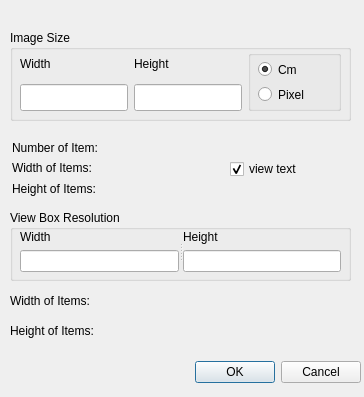
<ui version="4.0" >
 <class>SVGProClass</class>
 <widget class="QDialog" name="SVGProClass" >
  <property name="geometry" >
   <rect>
    <x>0</x>
    <y>0</y>
    <width>364</width>
    <height>397</height>
   </rect>
  </property>
  <property name="windowTitle" >
   <string>SVGPro</string>
  </property>
  <widget class="QSplitter" name="splitter_4" >
   <property name="geometry" >
    <rect>
     <x>120</x>
     <y>360</y>
     <width>241</width>
     <height>25</height>
    </rect>
   </property>
   <property name="orientation" >
    <enum>Qt::Horizontal</enum>
   </property>
   <widget class="QDialogButtonBox" name="buttonBox" >
    <property name="orientation" >
     <enum>Qt::Horizontal</enum>
    </property>
    <property name="standardButtons" >
     <set>QDialogButtonBox::Cancel|QDialogButtonBox::NoButton|QDialogButtonBox::Ok</set>
    </property>
   </widget>
  </widget>
  <widget class="QWidget" name="layoutWidget" >
   <property name="geometry" >
    <rect>
     <x>10</x>
     <y>320</y>
     <width>341</width>
     <height>22</height>
    </rect>
   </property>
   <layout class="QHBoxLayout" >
    <property name="margin" >
     <number>0</number>
    </property>
    <property name="spacing" >
     <number>6</number>
    </property>
    <item>
     <widget class="QLabel" name="label_10" >
      <property name="text" >
       <string>Height of Items:</string>
      </property>
     </widget>
    </item>
    <item>
     <widget class="QLabel" name="HeightLabelViewBox" />
    </item>
    <item>
     <spacer>
      <property name="orientation" >
       <enum>Qt::Horizontal</enum>
      </property>
      <property name="sizeHint" >
       <size>
        <width>40</width>
        <height>20</height>
       </size>
      </property>
     </spacer>
    </item>
   </layout>
  </widget>
  <widget class="QLabel" name="TitleLabel" >
   <property name="geometry" >
    <rect>
     <x>10</x>
     <y>10</y>
     <width>351</width>
     <height>29</height>
    </rect>
   </property>
   <property name="font" >
    <font>
     <family>MS Shell Dlg 2</family>
     <pointsize>13</pointsize>
     <weight>50</weight>
     <italic>false</italic>
     <bold>false</bold>
     <underline>false</underline>
     <strikeout>false</strikeout>
    </font>
   </property>
  </widget>
  <widget class="QGroupBox" name="groupBox_2" >
   <property name="geometry" >
    <rect>
     <x>10</x>
     <y>210</y>
     <width>341</width>
     <height>71</height>
    </rect>
   </property>
   <property name="title" >
    <string>View Box Resolution</string>
   </property>
   <widget class="QSplitter" name="splitter" >
    <property name="geometry" >
     <rect>
      <x>10</x>
      <y>20</y>
      <width>321</width>
      <height>42</height>
     </rect>
    </property>
    <property name="orientation" >
     <enum>Qt::Horizontal</enum>
    </property>
    <widget class="QWidget" name="layoutWidget" >
     <layout class="QVBoxLayout" >
      <property name="margin" >
       <number>0</number>
      </property>
      <property name="spacing" >
       <number>6</number>
      </property>
      <item>
       <widget class="QLabel" name="label_5" >
        <property name="text" >
         <string>Width</string>
        </property>
       </widget>
      </item>
      <item>
       <widget class="QLineEdit" name="viewBox_Width" >
        <property name="sizePolicy" >
         <sizepolicy>
          <hsizetype>5</hsizetype>
          <vsizetype>5</vsizetype>
          <horstretch>0</horstretch>
          <verstretch>0</verstretch>
         </sizepolicy>
        </property>
       </widget>
      </item>
     </layout>
    </widget>
    <widget class="QWidget" name="layoutWidget" >
     <layout class="QVBoxLayout" >
      <property name="margin" >
       <number>0</number>
      </property>
      <property name="spacing" >
       <number>6</number>
      </property>
      <item>
       <widget class="QLabel" name="label_6" >
        <property name="text" >
         <string>Height</string>
        </property>
       </widget>
      </item>
      <item>
       <widget class="QLineEdit" name="viewBox_Height" >
        <property name="sizePolicy" >
         <sizepolicy>
          <hsizetype>5</hsizetype>
          <vsizetype>5</vsizetype>
          <horstretch>0</horstretch>
          <verstretch>0</verstretch>
         </sizepolicy>
        </property>
       </widget>
      </item>
     </layout>
    </widget>
   </widget>
  </widget>
  <widget class="QCheckBox" name="view_text" >
   <property name="geometry" >
    <rect>
     <x>230</x>
     <y>160</y>
     <width>71</width>
     <height>18</height>
    </rect>
   </property>
   <property name="text" >
    <string>view text</string>
   </property>
   <property name="checked" >
    <bool>true</bool>
   </property>
  </widget>
  <widget class="QWidget" name="layoutWidget" >
   <property name="geometry" >
    <rect>
     <x>12</x>
     <y>140</y>
     <width>161</width>
     <height>56</height>
    </rect>
   </property>
   <layout class="QGridLayout" >
    <property name="margin" >
     <number>0</number>
    </property>
    <property name="spacing" >
     <number>6</number>
    </property>
    <item row="0" column="0" >
     <widget class="QLabel" name="label" >
      <property name="text" >
       <string>Number of Item:</string>
      </property>
     </widget>
    </item>
    <item row="0" column="1" >
     <widget class="QLabel" name="numPlane" >
      <property name="minimumSize" >
       <size>
        <width>50</width>
        <height>0</height>
       </size>
      </property>
     </widget>
    </item>
    <item row="1" column="0" >
     <widget class="QLabel" name="label_7" >
      <property name="text" >
       <string>Width of Items:</string>
      </property>
     </widget>
    </item>
    <item row="1" column="1" >
     <widget class="QLabel" name="WidthLabel" />
    </item>
    <item row="2" column="0" >
     <widget class="QLabel" name="label_8" >
      <property name="text" >
       <string>Height of Items:</string>
      </property>
     </widget>
    </item>
    <item row="2" column="1" >
     <widget class="QLabel" name="HeightLabel" />
    </item>
   </layout>
  </widget>
  <widget class="QWidget" name="layoutWidget" >
   <property name="geometry" >
    <rect>
     <x>10</x>
     <y>290</y>
     <width>341</width>
     <height>22</height>
    </rect>
   </property>
   <layout class="QHBoxLayout" >
    <property name="margin" >
     <number>0</number>
    </property>
    <property name="spacing" >
     <number>6</number>
    </property>
    <item>
     <widget class="QLabel" name="label_9" >
      <property name="text" >
       <string>Width of Items:</string>
      </property>
     </widget>
    </item>
    <item>
     <widget class="QLabel" name="WidthLabelViewBox" />
    </item>
    <item>
     <spacer>
      <property name="orientation" >
       <enum>Qt::Horizontal</enum>
      </property>
      <property name="sizeHint" >
       <size>
        <width>40</width>
        <height>20</height>
       </size>
      </property>
     </spacer>
    </item>
   </layout>
  </widget>
  <widget class="QGroupBox" name="groupBox" >
   <property name="geometry" >
    <rect>
     <x>10</x>
     <y>30</y>
     <width>341</width>
     <height>91</height>
    </rect>
   </property>
   <property name="title" >
    <string>Image Size</string>
   </property>
   <widget class="QWidget" name="" >
    <property name="geometry" >
     <rect>
      <x>10</x>
      <y>20</y>
      <width>321</width>
      <height>61</height>
     </rect>
    </property>
    <layout class="QHBoxLayout" >
     <property name="margin" >
      <number>0</number>
     </property>
     <property name="spacing" >
      <number>6</number>
     </property>
     <item>
      <layout class="QVBoxLayout" >
       <property name="margin" >
        <number>0</number>
       </property>
       <property name="spacing" >
        <number>6</number>
       </property>
       <item>
        <widget class="QLabel" name="label_2" >
         <property name="text" >
          <string>Width</string>
         </property>
        </widget>
       </item>
       <item>
        <widget class="QLineEdit" name="ImageWidth" >
         <property name="sizePolicy" >
          <sizepolicy>
           <hsizetype>5</hsizetype>
           <vsizetype>5</vsizetype>
           <horstretch>0</horstretch>
           <verstretch>0</verstretch>
          </sizepolicy>
         </property>
        </widget>
       </item>
      </layout>
     </item>
     <item>
      <layout class="QVBoxLayout" >
       <property name="margin" >
        <number>0</number>
       </property>
       <property name="spacing" >
        <number>6</number>
       </property>
       <item>
        <widget class="QLabel" name="label_3" >
         <property name="text" >
          <string>Height</string>
         </property>
        </widget>
       </item>
       <item>
        <widget class="QLineEdit" name="ImageHeight" >
         <property name="sizePolicy" >
          <sizepolicy>
           <hsizetype>5</hsizetype>
           <vsizetype>5</vsizetype>
           <horstretch>0</horstretch>
           <verstretch>0</verstretch>
          </sizepolicy>
         </property>
        </widget>
       </item>
      </layout>
     </item>
     <item>
      <widget class="QGroupBox" name="groupBox_3" >
       <widget class="QWidget" name="" >
        <property name="geometry" >
         <rect>
          <x>10</x>
          <y>10</y>
          <width>48</width>
          <height>44</height>
         </rect>
        </property>
        <layout class="QVBoxLayout" >
         <property name="margin" >
          <number>0</number>
         </property>
         <property name="spacing" >
          <number>6</number>
         </property>
         <item>
          <widget class="QRadioButton" name="cm_choose" >
           <property name="sizePolicy" >
            <sizepolicy>
             <hsizetype>5</hsizetype>
             <vsizetype>5</vsizetype>
             <horstretch>0</horstretch>
             <verstretch>0</verstretch>
            </sizepolicy>
           </property>
           <property name="text" >
            <string>Cm</string>
           </property>
           <property name="checked" >
            <bool>true</bool>
           </property>
          </widget>
         </item>
         <item>
          <widget class="QRadioButton" name="pixel_choose" >
           <property name="sizePolicy" >
            <sizepolicy>
             <hsizetype>5</hsizetype>
             <vsizetype>5</vsizetype>
             <horstretch>0</horstretch>
             <verstretch>0</verstretch>
            </sizepolicy>
           </property>
           <property name="text" >
            <string>Pixel</string>
           </property>
          </widget>
         </item>
        </layout>
       </widget>
      </widget>
     </item>
    </layout>
   </widget>
  </widget>
 </widget>
 <layoutdefault spacing="6" margin="11" />
 <resources/>
 <connections/>
</ui>
